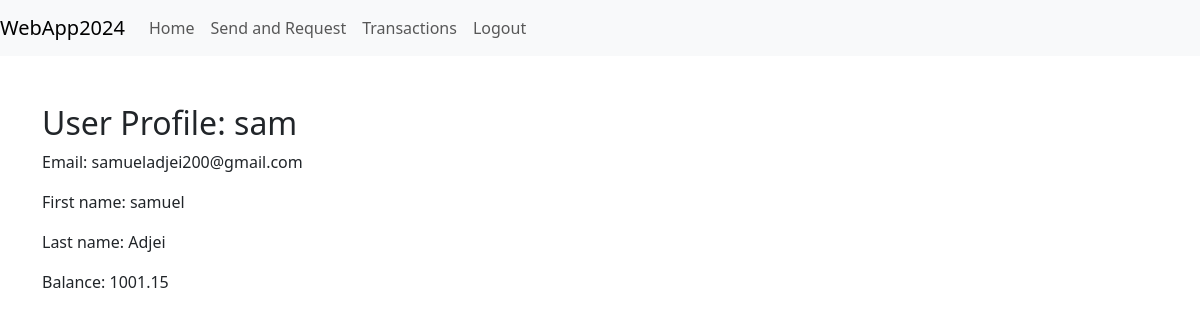
Screenshot of /adminapp/users/1/ (signed in) with the database file from the repository.
### register/models.py (models this page shows, shortened)
class User(AbstractUser):
    CURRENCY_CHOICES = [
        ('GBP', 'British Pound'),
        ('USD', 'US Dollar'),
        ('EUR', 'Euro'),
    ]
    initial_balance = models.DecimalField(max_digits=10, decimal_places=2, default=1000)
    currency = models.CharField(
        max_length=3,
        choices=CURRENCY_CHOICES,
        default='GBP',
        help_text=_('Select your preferred currency.'),
    )

### payapp/models.py (models this page shows, shortened)
class Account(models.Model):
    user = models.OneToOneField(settings.AUTH_USER_MODEL, on_delete=models.CASCADE, related_name='account')
    balance = models.DecimalField(max_digits=10, decimal_places=2, default=1000.00)
    currency = models.CharField(max_length=3, choices=[
        ('GBP', 'British Pound'),
        ('USD', 'US Dollar'),
        ('EUR', 'Euro'),
    ], default='GBP', help_text=_('Select your preferred currency.'))

### adminapp/views.py (the view, shortened to what this page needs)
# urls.py: path('users/<int:user_id>/', views.user_profile, name='user_profile'),
@login_required
def user_profile(request, user_id):
    user = get_object_or_404(User, pk=user_id)
    if 'make_admin' in request.POST:
        user.is_staff = True
        user.save()
        messages.success(request, f"{user.username} has been made an admin.")
        user.refresh_from_db()
        return redirect('adminapp:user_profile', user_id=user_id)
    return render(request, 'adminapp/user_profile.html', {'profile_user': user})

### templates/adminapp/user_profile.html (shortened to what this page needs)
{% extends 'base.html' %}
{% block content %}
    <h2>User Profile: {{ profile_user.username }}</h2>
    <p>Email: {{ profile_user.email }}</p>
    <p>First name: {{ profile_user.first_name }}</p>
    <p>Last name: {{ profile_user.last_name }}</p>
    <p>Balance: {{ profile_user.account.balance }}</p>
{% endblock %}

### rows the page displays
User: username "sam", email "samueladjei200@gmail.com", first_name "samuel", last_name "Adjei", account.balance "1001.15"
